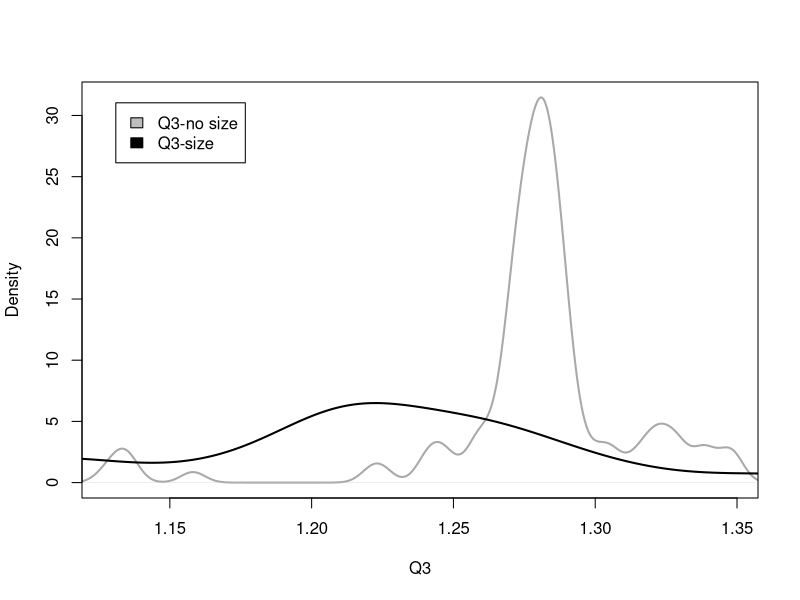
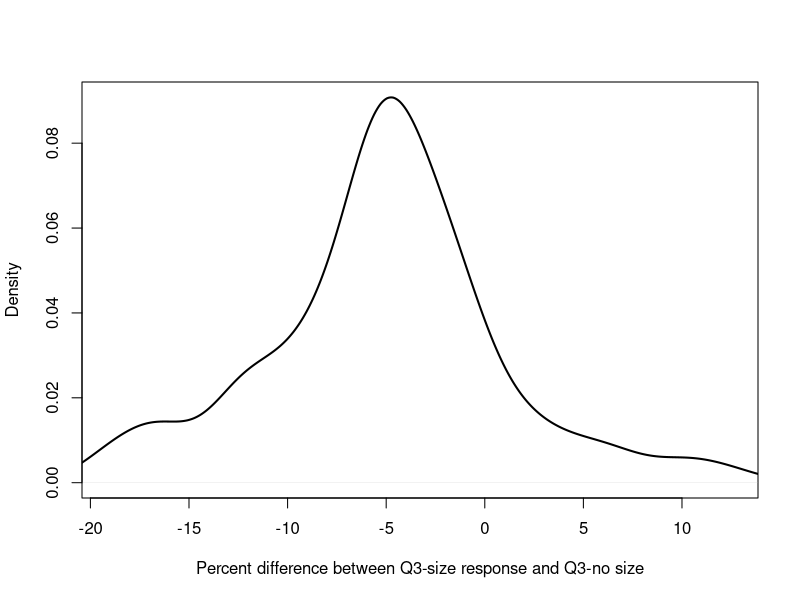
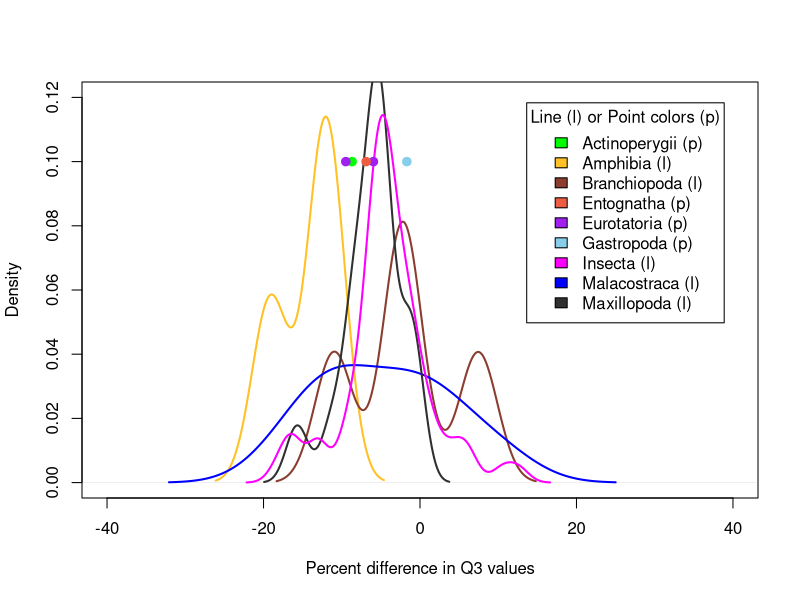
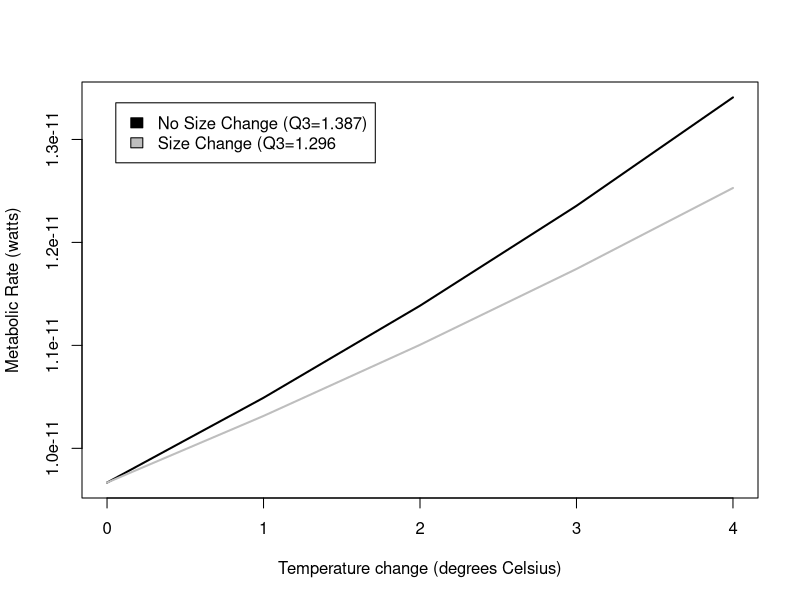
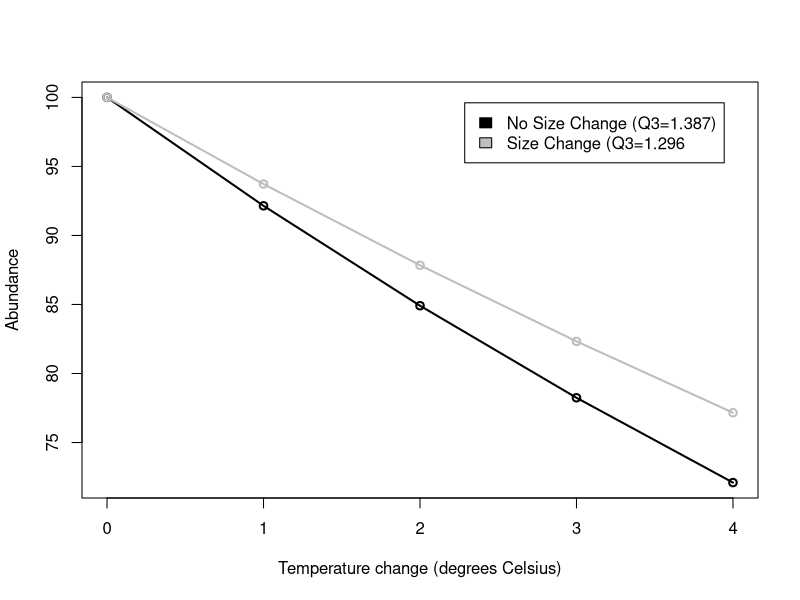

These charts were generated, in order, by the following R code:

#--------------CALCULATING EXPONENTS AND ACTIVATION ENERGY FOR METABOLIC EQUATIONS-------------------------------

### For the metabolic rate equation Metabolic Rate = constant * (Mass ^exponent) * e ^ Activation Energy/kt
### This section uses metabolic rate, temperature, and size data to calculated fitted exponent and activation
### energy for the taxonomic classes for which we could find data. 

##-----------------------------ANALYSES WITH MAKRIEVA DATA FOR Branchiopoda Malacostraca and Maxillopoda---------------
MR_data = read.csv("Class_metabolicrates_Makrievadata.csv", stringsAsFactors = FALSE)
Class_list=unique(MR_data$Class)
InvK=1/(273.15+MR_data$TC) #getting all the units correct
Mkg=MR_data$Mg/1000
W=MR_data$qWkg*Mkg
MR_data = cbind(MR_data, InvK, W)

#obtaining class-specific exponents for metabolic rate scaling for Branchiopoda Malacostraca and Maxillopoda
class_slopes=c()
for (current_class in Class_list){
  Class_data=subset(MR_data, MR_data$Class == current_class)
  basic=lm(log(Class_data$W) ~ log(Class_data$Mg) + Class_data$InvK)
  Mslope=basic$coefficients[2]
  Tslope=basic$coefficients[3]
  Ea=Tslope*0.000086
  class_slopes=rbind(class_slopes, c(current_class, Mslope, Tslope, Ea))
}

##-----------------------------ANALYSES WITH WHITE DATA FOR AMPHIBIANS--------------------------------------------
MR_Amphi = read.csv("Whiteetal_Amphibiandata.csv", stringsAsFactors = FALSE)
A_InvK=1/(273.15+MR_Amphi$TC)
A_Mkg=MR_Amphi$Mg/1000
MR_Amphi = cbind(MR_Amphi, A_InvK, A_Mkg)
A_basic=lm(log(MR_Amphi$Watts) ~ log(MR_Amphi$A_Mkg) + MR_Amphi$A_InvK)
Mslope=A_basic$coefficients[2]
Tslope=A_basic$coefficients[3]
Ea=Tslope*0.000086
class_slopes=rbind(class_slopes, c("Amphibia", Mslope, Tslope, Ea))
class_slopes=as.data.frame(class_slopes, stringsAsFactors = FALSE)

##-----------------------------ANALYSES WITH GILLOOLY DATA FOR FISH-----------------------------------------------

#obtaining super-class-specific exponents for metabolic rate scaling in fish
MR_fish = read.csv("gillooly_fish.csv", stringsAsFactors = FALSE)
f_Mkg=MR_fish$Mg/1000
MR_fish = cbind(MR_fish, f_Mkg)
F_basic=lm(log(MR_fish$W) ~ log(MR_fish$f_Mkg) + MR_fish$invK)
Mslope=F_basic$coefficients[2]
Tslope=F_basic$coefficients[3]
Ea=Tslope*0.000086
class_slopes=rbind(class_slopes, c("Actinoperygii", Mslope, Tslope, Ea))
class_slopes=as.data.frame(class_slopes, stringsAsFactors = FALSE)

##----------------CLEANING UP DATAFRAME WITH CLASS-SPECIFIC PARAMETERS FOR METABOLIC EQUATION------------------------

#removing unneccesary column and renaming columns
class_values=class_slopes[c(-3)]
names(class_values)[names(class_values) == "V1"] = "Class"
names(class_values)[names(class_values) == "log(Class_data$Mg)"] = "exponent"
names(class_values)[names(class_values) == "Class_data$InvK"] = "Ea"

##---------------ADDING Insecta VALUES FROM CHOWN AND THEORY VALUES FOR REMAINING CLASSES------------------------------
I_class="Insecta"
other_class=c("Gastropoda","Eurotatoria", "Entognatha")
I_slope=0.75
I_Ea=-0.62
Other_Ea=-0.63
other_values=cbind(I_class,I_slope,I_Ea)
for (current_class in other_class){
  current_values=cbind(current_class,I_slope,Other_Ea)
  other_values=rbind(other_values, current_values)
}

other_values=as.data.frame(other_values)
names(other_values)[names(other_values) == "I_class"] = "Class"
names(other_values)[names(other_values) == "I_slope"] = "exponent"
names(other_values)[names(other_values) == "I_Ea"] = "Ea"
class_values=rbind(class_values, other_values)
class_values1= transform(class_values, exponent = as.numeric(exponent), Ea = as.numeric(Ea))

#----------------------Q10 CALCULATIONS---------------------------------------

TSD_data = read.csv("MTEEcto_data.csv", stringsAsFactors = FALSE, fileEncoding = "latin1")
#stringsAsFactors prevents R from reading strings as factors, which mucks up further analysis
#must re-encode data to properly read in data file

##-------------------EXTRACTING SPECIES AND REPLICATE INFO--------------------

### Within a scientific paper, the body size-temperature study may have replicated
### experiments or have slightly different experiments that were conducted. Each experiment
### is called a replicate and was given a unique identifier in "MTEEcto_data.csv". This 
### section of code extracts information so that each replicate can be analyzed separately

replicate=unique(TSD_data$studyID)
rep_linker=c()

#extracting species and replicate info
for (current_replicate in replicate){
  replicate_data = subset(TSD_data, TSD_data$studyID == current_replicate)
  replicate_species= unique(replicate_data$Species)
  replicate_class=unique(replicate_data$Class)
  rep_linker=rbind(rep_linker, c(current_replicate, replicate_species, replicate_class))
}
rep_linker_sort= rep_linker[order(rep_linker[,2], rep_linker[,1]),]
#write.table(rep_linker_sort, file = "rep_linker.csv", sep = ",", col.names = TRUE)
class_uniquereplicate=unique(rep_linker_sort[,1])

##---------------------------CALCULATING METABOLIC RATES FOR TEMPERATURE/SIZE COMBOS FROM DATA----------------------

### This section pulls out the size-temperature data and metabolic rate parameters for a specific taxonomic class
### It extracts the data from a unique replicate. FOr that replicate it uses the size-temperature data to calculates 
### metabolic rates for the following cases: 1) no size change as temperature increases, 2) size and temperature increase
### as observed in the data. 

MTE_allreps=c()
#unused empty vector?
MTE_allcompare=c()
Classes_all=unique(TSD_data$Class)

for (index_class in Classes_all){
  class_TSD= subset(TSD_data, TSD_data$Class == index_class)
  class_MTE= subset(class_values1, class_values1$Class == index_class)
  class_replicate=unique(class_TSD$studyID)
    
    for (index_replicate in class_replicate){
      MTE_repdata=c()
      current_data= subset (class_TSD, class_TSD$studyID == index_replicate)
      temps=unique(current_data$temp)
 
        for (current_temp in temps){
          min_mass=current_data$mass[current_data$temp==current_temp]
          repeater=length(temps)
          MTE_initial=(min_mass^(class_MTE$exponent))*(exp(((class_MTE$Ea)/(.000086*(current_temp+273.15)))))
          MTE_nochange=min_mass^(class_MTE$exponent)*exp(class_MTE$Ea/(.000086*(temps+273.15)))
          MTE_change=(current_data$mass^(class_MTE$exponent))*(exp(((class_MTE$Ea)/(.000086*(temps+273.15)))))
          rep_vector=c(rep(index_replicate,repeater))
          Tmin_vector=c(rep(current_temp, repeater))
          MTE_repdata=cbind(temps,Tmin_vector, MTE_initial, MTE_nochange, MTE_change)
          MTE_repdata=as.data.frame(MTE_repdata)
          MTE_rep=data.frame(cbind(MTE_repdata, rep_vector), stringsAsFactors=FALSE)
          MTE_allreps=rbind(MTE_allreps, MTE_rep)     
          }
     }
}

temp_diff=MTE_allreps$temps-MTE_allreps$Tmin_vector
MTE_allreps=cbind(MTE_allreps, temp_diff)
warming= subset (MTE_allreps, MTE_allreps$temp_diff > 0) #cleans out decreasing temperature situations

##-----------------CALCULATING AVG REPLICATE Q3 FOR THE GENERATED TEMPERATURE-METABOLIC RATE DATA------------------

### Using the temperature-metabolic rate data generated above and stored in the dataframe 'warming'
### to calculate an average Q3 value for each replicate

#change 4*C change to 3*C change

Q_nochange=(warming$MTE_nochange/warming$MTE_initial)^(3/warming$temp_diff)
Q_change=(warming$MTE_change/warming$MTE_initial)^(3/warming$temp_diff) 
Q_diff=100*((Q_change/Q_nochange)-1)

Q_file=c()
Q_file=cbind(warming, Q_nochange, Q_change, Q_diff)
#write.table(Q_file, file = "ClassQ_file.csv", sep = ",", col.names = TRUE)
#END RAW DATAFILE CREATION

#Average Q for each study
rep_avgs=c()
for (unique_rep in class_uniquereplicate){
  rep_subset= subset (Q_file, Q_file$rep_vector == unique_rep) 
  #sp_name= rep_linker_sort[,2][ which (rep_linker_sort[,1] == unique_rep),]
  sp_name= subset(rep_linker_sort, rep_linker_sort[,1] == unique_rep,)
  avg_Q_nochange=mean(rep_subset$Q_nochange)
  avg_Q_change=mean(rep_subset$Q_change)
  rep_avgs=rbind(rep_avgs, c(unique_rep, avg_Q_nochange,avg_Q_change, sp_name))
}
 rep_avgs_1=  as.data.frame(rep_avgs, stringsAsFactors = FALSE)
 rep_avgs_2= transform(rep_avgs_1, V2 = as.numeric(V2), V3 = as.numeric(V3))
write.table(rep_avgs_2, file = "class_rep_avgs_2.csv", sep = ",", col.names = TRUE)


##---------------------------AVERAGE Q3 FOR EACH SPECIES-------------------------------------------

### If more than one replicate for a species, calculates an average across the replciates so that
### each species only has one resulting datapoint

Q_1=c()
species=unique(rep_avgs_2$V5)
for (current_sp in species){
  sp_subset= subset (rep_avgs_2, rep_avgs_2$V5 == current_sp) 
  sp_class=unique(sp_subset[,6])
  sp_Q_nochange=mean(sp_subset[,2])
  sp_Q_change=mean(sp_subset[,3])
  Q_1=rbind(Q_1, c(current_sp, sp_class, sp_Q_nochange, sp_Q_change))
}

Q_2=  as.data.frame(Q_1, stringsAsFactors = FALSE)
Q_sp= transform(Q_2, V3 = as.numeric(V3), V4 = as.numeric(V4))
Q_diff=100*((Q_sp$V4/Q_sp$V3)-1)
ClassQ_sp=cbind(Q_sp, Q_diff)
ClassQ_sp=ClassQ_sp[order(ClassQ_sp[,2], ClassQ_sp[,1]),]
ClassQ_sp=  as.data.frame(ClassQ_sp, stringsAsFactors = FALSE)

names(ClassQ_sp)[names(ClassQ_sp) == "V1"] = "Species"
names(ClassQ_sp)[names(ClassQ_sp) == "V2"] = "Class"
names(ClassQ_sp)[names(ClassQ_sp) == "V3"] = "Q3_noTSR"
names(ClassQ_sp)[names(ClassQ_sp) == "V4"] = "Q3_TSR"
ClassQ_sp= transform(ClassQ_sp, Q_diff = as.numeric(Q_diff))
write.table(ClassQ_sp, file = "ClassQ_sp.csv", sep = ",", col.names = TRUE)

#-------------------------SUMMARY STATS AND GRAPHS -------------------------
mean_Q3noTSR=mean(ClassQ_sp$Q3_noTSR)
mean_Q3TSR=mean(ClassQ_sp$Q3_TSR)
t.test(ClassQ_sp$Q3_noTSR,ClassQ_sp$Q3_TSR, paired=TRUE )
mean_Qdiff=mean(ClassQ_sp$Q_diff)

Qdiff.gt10=subset(ClassQ_sp, ClassQ_sp$Q_diff > 10)
Qdiff.lt10=subset(ClassQ_sp, ClassQ_sp$Q_diff < -10)
Qdiff.lt15=subset(ClassQ_sp, ClassQ_sp$Q_diff < -15)
Qdiff.lt20=subset(ClassQ_sp, ClassQ_sp$Q_diff < -20)
num.sp.gt.10.Qdiff=length(Qdiff.gt10$Q_diff)
num.sp.lt.10.Qdiff=length(Qdiff.lt10$Q_diff)
num.sp.lt.15.Qdiff=length(Qdiff.lt15$Q_diff)
num.sp.lt205.Qdiff=length(Qdiff.lt20$Q_diff)
num.sp=length(ClassQ_sp$Q_diff)

#graph of TSR and no TSR distributions - all classes pooled
yes_range=range(ClassQ_sp$Q3_noTSR)
plot(density(ClassQ_sp$Q3_noTSR), xlim = yes_range, main="", col="dark grey", lwd=2, 
    xlab="Q3")
lines(density(ClassQ_sp$Q3_TSR), lwd=2)
legend("topleft", inset=.05, c("Q3-no size", "Q3-size"), fill=c("grey", "black"))

#graph of percent change in Q3 - all classes pooled
yes_range=range(ClassQ_sp$Q_diff)
plot(density(ClassQ_sp$Q_diff), xlim = yes_range, main="", col="black", lwd=2, 
    xlab="Percent difference between Q3-size response and Q3-no size")

#Class-specific graph and results
Actinoperygii=subset(ClassQ_sp, ClassQ_sp$Class == "Actinoperygii")
Amphibia=subset(ClassQ_sp, ClassQ_sp$Class == "Amphibia")
Branchiopoda =subset(ClassQ_sp, ClassQ_sp$Class == "Branchiopoda")
Insecta =subset(ClassQ_sp, ClassQ_sp$Class == "Insecta")
Malacostraca=subset(ClassQ_sp, ClassQ_sp$Class == "Malacostraca")
Maxillopoda=subset(ClassQ_sp, ClassQ_sp$Class == "Maxillopoda")
Gastropoda=subset(ClassQ_sp, ClassQ_sp$Class == "Gastropoda")
Eurotatoria=subset(ClassQ_sp, ClassQ_sp$Class == "Eurotatoria")
Entognatha=subset(ClassQ_sp, ClassQ_sp$Class == "Entognatha")

Q_diff_range=c(-40,40)
y_range=c(0,.12)
plot(density(Amphibia$Q_diff), xlim=Q_diff_range, ylim=y_range, lwd=2, main="", col="goldenrod1",  
    xlab="Percent difference in Q3 values")
lines(density(Branchiopoda$Q_diff), lwd=2, col="coral4")
lines(density(Malacostraca$Q_diff),lwd=2, col="blue" )
lines(density(Maxillopoda$Q_diff), lwd=2, col="grey19")
lines(density(Insecta$Q_diff), lwd=2, col="magenta")
points(Gastropoda$Q_diff, .1, lwd=2, col="skyblue", pch=19)
points(Actinoperygii$Q_diff, .1, lwd=2, col="green", pch=19)
points(Eurotatoria$Q_diff, c(.1, .1), lwd=2, col="purple", pch=19)
points(Entognatha$Q_diff, .1, lwd=2, col="tomato2", pch=19)

legend("topright", inset=.05, title="Line (l) or Point colors (p)",c("Actinoperygii (p)", "Amphibia (l)", 
  "Branchiopoda (l)","Entognatha (p)", "Eurotatoria (p)","Gastropoda (p)","Insecta (l)", "Malacostraca (l)", "Maxillopoda (l)"), 
  fill=c("green", "goldenrod1", "coral4", "tomato2", "purple", "skyblue", "magenta", "blue", "grey19" ),)

Qdiff_Amphibia=mean(Amphibia$Q_diff)
Qdiff_Branchiopoda=mean(Branchiopoda$Q_diff)
Qdiff_Malacostraca=mean(Malacostraca$Q_diff)
Qdiff_Maxillopoda=mean(Maxillopoda$Q_diff)
Qdiff_Insecta=mean(Insecta$Q_diff)
Qdiff_Gastropoda=mean(Gastropoda$Q_diff)
Qdiff_Actinoperygii=mean(Actinoperygii$Q_diff)
Qdiff_Eurotatoria=mean(Eurotatoria$Q_diff)
Qdiff_Entognatha=mean(Entognatha$Q_diff)

#Exemplar graph for metabolic rate differences using Drosphila
Dmelano=subset(warming, warming$rep_vector == "TM61D")
DM_tmin=min(Dmelano$Tmin_vector)
DM_initialR1_1=Dmelano$MTE_initial[Dmelano$Tmin_vector == DM_tmin]
DM_initialR1=unique(DM_initialR1_1)

x=seq(0,4, 1)
plot(x, DM_initialR1*(1.387^(x/4)), type="l", lwd=2, xlab="Temperature change (degrees Celsius)",
     ylab="Metabolic Rate (watts)")
lines(x, DM_initialR1*(1.296^(x/4)), col="gray",lwd=2)
legend("topleft", inset=.05, c("No Size Change (Q3=1.387)", "Size Change (Q3=1.296"), fill=c("black", "gray"))

R2_TSR=DM_initialR1*(1.296^(x/4))
R2_noTSR=DM_initialR1*(1.387^(x/4))
Initial_N=100
Initial_E=Initial_N*DM_initialR1

N_TSR=Initial_E/R2_TSR
N_noTSR=Initial_E/R2_noTSR
N.data=cbind(x, R2_TSR, R2_noTSR, N_TSR, N_noTSR)
N.data= transform(N.data, x = as.numeric(x))

plot(N.data$x, N.data$N_noTSR, type="o", lwd=2, xlab="Temperature change (degrees Celsius)",
     ylab="Abundance")
lines(N.data$x, N.data$N_TSR, type="o", lwd=2, col="gray")
legend("topright", inset=.05, c("No Size Change (Q3=1.387)", "Size Change (Q3=1.296"), fill=c("black", "gray"))

                      
